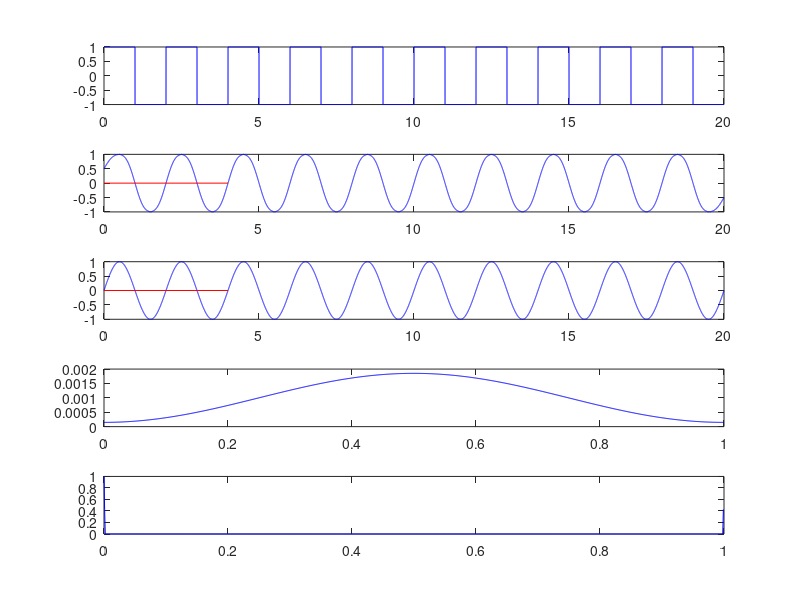

The MATLAB source for this figure:
pkg load signal;

f = .5;
f_s = 2000*f;
dt = 1/f_s;
t = 0:dt:(2*10);

w = 2*pi*f;
a = sin(w*t);

x = ifelse(2*sin(w*t) < 0, -1, 1);

h = fir1(1000, (f/f_s)*.5);
b = [0,0];
xb = [0,4];

disp(length(x));
disp(length(h));

hfft = fft(h, length(h));

y = conv(x,h, "same");
subplot(5,1,1);
plot(t,x,"b");
subplot(5,1,2);
plot(t,y,"b", xb, b, "r");
subplot(5,1,3);
plot(t,a,"b", xb, b, "r");
subplot(5,1,4);
plot(0:1/length(h):(1-1/length(h)),h,"b");
subplot(5,1,5);
plot(0:1/length(h):(1-1/length(h)),abs(hfft),"b");
